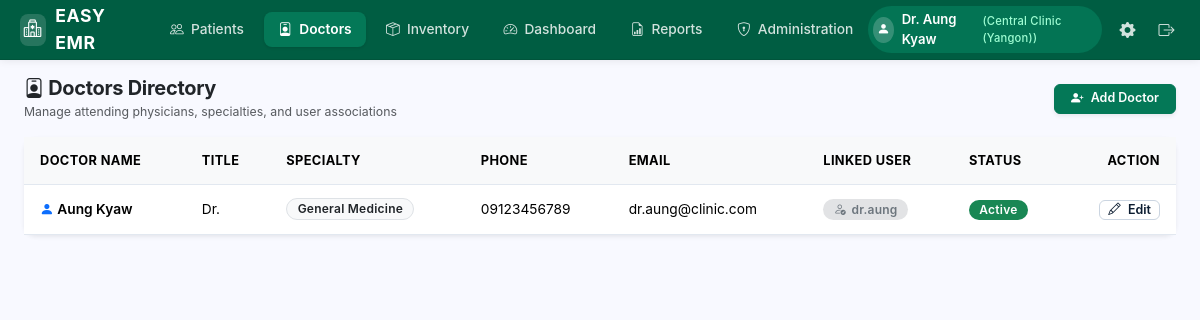
/doctors (signed in), run on the app's committed database.
### app/models.py (models this page shows, shortened)
class Account(db.Model):
    __tablename__ = 'accounts'
    id = db.Column(db.Integer, primary_key=True)
    phone_number = db.Column(db.String(32), unique=True, nullable=False, index=True)
    clinic_name = db.Column(db.String(128), nullable=False, default='Central Clinic')
    doctor_name = db.Column(db.String(128), nullable=False, default='Dr. Aung Kyaw')
    password_hash = db.Column(db.String(255), nullable=False)
    is_active = db.Column(db.Boolean, default=True, nullable=False)
    created_at = db.Column(db.DateTime, default=datetime.utcnow, nullable=False)
    updated_at = db.Column(db.DateTime, default=datetime.utcnow, onupdate=datetime.utcnow, nullable=False)
    def is_administrator(self):
        return True

class Doctor(db.Model):
    __tablename__ = 'doctors'
    id = db.Column(db.Integer, primary_key=True)
    user_id = db.Column(db.Integer, db.ForeignKey('users.id', ondelete='SET NULL'), nullable=True, unique=True)
    name = db.Column(db.String(128), nullable=False, index=True)
    title = db.Column(db.String(64), nullable=True)  # e.g., Dr., Consultant Physician
    specialty = db.Column(db.String(128), nullable=True)
    phone = db.Column(db.String(64), nullable=True)
    email = db.Column(db.String(128), nullable=True)
    is_active = db.Column(db.Boolean, default=True, nullable=False)
    created_at = db.Column(db.DateTime, default=datetime.utcnow, nullable=False)
    updated_at = db.Column(db.DateTime, default=datetime.utcnow, onupdate=datetime.utcnow, nullable=False)
    encounters = db.relationship('Encounter', backref='doctor', lazy='dynamic')
    appointments = db.relationship('Appointment', backref='doctor', lazy='dynamic')

class User(db.Model):
    __tablename__ = 'users'
    id = db.Column(db.Integer, primary_key=True)
    username = db.Column(db.String(64), unique=True, nullable=False, index=True)
    password_hash = db.Column(db.String(255), nullable=False)
    role = db.Column(db.String(32), nullable=False, default='RECEPTIONIST')  # ADMINISTRATOR, DOCTOR, RECEPTIONIST
    is_active = db.Column(db.Boolean, default=True, nullable=False)
    created_at = db.Column(db.DateTime, default=datetime.utcnow, nullable=False)
    updated_at = db.Column(db.DateTime, default=datetime.utcnow, onupdate=datetime.utcnow, nullable=False)
    doctor_profile = db.relationship('Doctor', backref='user', uselist=False, cascade='all, delete-orphan')

### app/routes.py (the view)
@doctors_bp.route('/doctors')
@login_required
def doctors_list():
    doctors = Doctor.query.order_by(Doctor.name.asc()).all()
    return render_template(
        'doctors/list.html',
        doctors=doctors,
        active_tab='doctors'
    )

### app/extensions.py (called while the page is built)
def init_csrf(app):
    @app.before_request
    def check_csrf():
        if not current_app.config.get('WTF_CSRF_ENABLED', True):
            return
        if request.method in ('POST', 'PUT', 'PATCH', 'DELETE'):
            token = request.form.get('csrf_token') or request.headers.get('X-CSRFToken')
            expected = session.get('_csrf_token')
            if not expected or not token or not secrets.compare_digest(token, expected):
                abort(400, description="Invalid or missing CSRF token.")
    @app.context_processor
    def inject_csrf():
        return dict(csrf_token=generate_csrf_token)

### app/helpers.py (called while the page is built)
def login_required(f):
    @wraps(f)
    def decorated_function(*args, **kwargs):
        if '_account_id' not in session and '_user_id' not in session:
            flash('Please log in to access this page.', 'warning')
            return redirect(url_for('auth.login', next=request.url))
        return f(*args, **kwargs)
    return decorated_function

def get_current_user():
    from flask import g, session
    sess_key = (session.get('_account_id'), session.get('_user_id'))
    if not any(sess_key):
        return None
    if getattr(g, '_current_user_sess_key', None) == sess_key and getattr(g, 'current_user', None) is not None:
        return g.current_user
    user = None
    if '_account_id' in session:
        from app.models import Account
        user = db.session.get(Account, session['_account_id'])
    elif '_user_id' in session:
        from app.models import User
        user = db.session.get(User, session['_user_id'])
    g._current_user_sess_key = sess_key
    g.current_user = user
    return user

### app/templates/doctors/list.html (shortened to what this page needs)
{% extends "base.html" %}
{% block content %}
<div class="d-flex justify-content-between align-items-center mb-3">
    <div>
        <h5 class="fw-bold mb-0 text-dark"><i class="bi bi-person-badge"></i> Doctors Directory</h5>
        <small class="text-muted">Manage attending physicians, specialties, and user associations</small>
    </div>
    {% if current_user.is_administrator() %}
    <a href="{{ url_for('doctors.new_doctor') }}" class="btn btn-primary btn-sm px-3 shadow-sm">
        <i class="bi bi-person-plus-fill"></i> Add Doctor
    </a>
    {% endif %}
</div>
<div class="card border-0 shadow-sm">
    <div class="table-responsive">
        <table class="table table-hover align-middle mb-0" style="font-size: 0.9rem;">
            <thead class="table-light">
                <tr>
                    <th>Doctor Name</th>
                    <th>Title</th>
                    <th>Specialty</th>
                    <th>Phone</th>
                    <th>Email</th>
                    <th>Linked User</th>
                    <th>Status</th>
                    {% if current_user.is_administrator() %}
                    <th class="text-end">Action</th>
                    {% endif %}
                </tr>
            </thead>
            <tbody>
                {% if doctors %}
                    {% for doc in doctors %}
                    <tr>
                        <td class="fw-semibold">
                            <i class="bi bi-person-fill text-primary"></i> {{ doc.name }}
                        </td>
                        <td>{{ doc.title or '—' }}</td>
                        <td><span class="badge bg-light text-dark border">{{ doc.specialty or 'General Practice' }}</span></td>
                        <td>{{ doc.phone or '—' }}</td>
                        <td>{{ doc.email or '—' }}</td>
                        <td>
                            {% if doc.user %}
                                <span class="badge bg-secondary-subtle text-secondary"><i class="bi bi-person-check"></i> {{ doc.user.username }}</span>
                            {% else %}
                                <span class="text-muted small">None</span>
                            {% endif %}
                        </td>
                        <td>
                            <span class="badge {% if doc.is_active %}bg-success{% else %}bg-danger{% endif %}">
                                {{ 'Active' if doc.is_active else 'Inactive' }}
                            </span>
                        </td>
                        {% if current_user.is_administrator() %}
                        <td class="text-end">
                            <a href="{{ url_for('doctors.edit_doctor', doctor_id=doc.id) }}" class="btn btn-outline-secondary btn-sm py-0 px-2">
                                <i class="bi bi-pencil"></i> Edit
                            </a>
                        </td>
                        {% endif %}
                    </tr>
                    {% endfor %}
                {% else %}
                    <tr>
                        <td colspan="8" class="text-center py-4 text-muted">
                            No doctors registered yet.
                        </td>
                    </tr>
                {% endif %}
            </tbody>
        </table>
    </div>
</div>
{% endblock %}

### app/templates/base.html (shortened to what this page needs)
<!DOCTYPE html>
<html lang="en">
<head>
    <link rel="stylesheet" href="https://cdn.jsdelivr.net/npm/bootstrap@5.3.3/dist/css/bootstrap.min.css">
    <link rel="stylesheet" href="https://cdn.jsdelivr.net/npm/bootstrap-icons@1.11.3/font/bootstrap-icons.min.css">
    <link rel="stylesheet" href="{{ url_for('static', filename='css/custom.css') }}?v=3.0">
</head>
<body>
    {% if current_user %}
    <nav class="clinic-navbar">
        <a href="{{ url_for('patients.patients_list') }}" class="clinic-brand">
            <span class="clinic-brand-icon"><i class="bi bi-hospital"></i></span>
            <span>EASY EMR</span>
        </a>
        <ul class="clinic-nav-tabs">
            <li>
                <a href="{{ url_for('patients.patients_list') }}" class="clinic-nav-link {% if active_tab == 'patients' %}active{% endif %}">
                    <i class="bi bi-people"></i> Patients
                </a>
            </li>
            <li>
                <a href="{{ url_for('doctors.doctors_list') }}" class="clinic-nav-link {% if active_tab == 'doctors' %}active{% endif %}">
                    <i class="bi bi-person-badge"></i> Doctors
                </a>
            </li>
            <li>
                <a href="{{ url_for('inventory.inventory_list') }}" class="clinic-nav-link {% if active_tab == 'inventory' %}active{% endif %}">
                    <i class="bi bi-box-seam"></i> Inventory
                </a>
            </li>
            <li>
                <a href="{{ url_for('dashboard.index') }}" class="clinic-nav-link {% if active_tab == 'dashboard' %}active{% endif %}">
                    <i class="bi bi-speedometer2"></i> Dashboard
                </a>
            </li>
            <li>
                <a href="{{ url_for('reports.index') }}" class="clinic-nav-link {% if active_tab == 'reports' %}active{% endif %}">
                    <i class="bi bi-file-earmark-bar-graph"></i> Reports
                </a>
            </li>
            {% if current_user.is_administrator() %}
            <li>
                <a href="{{ url_for('administration.users_list') }}" class="clinic-nav-link {% if active_tab == 'administration' %}active{% endif %}">
                    <i class="bi bi-shield-lock"></i> Administration
                </a>
            </li>
            {% endif %}
        </ul>
        <div class="clinic-nav-right">
            <div class="user-profile-pill">
                <span class="user-avatar-circle"><i class="bi bi-person-fill"></i></span>
                <span>{{ current_user.doctor_name if current_user.doctor_name else current_user.username }}</span>
                <span class="user-role-badge">({{ current_user.clinic_name if current_user.clinic_name else (current_user.phone_number or current_user.role) }})</span>
            </div>
            {% if current_user.is_administrator() %}
            <a href="{{ url_for('settings.index') }}" class="settings-gear-btn {% if active_tab == 'settings' %}active{% endif %}" title="Global Settings">
                <i class="bi bi-gear-fill"></i>
            </a>
            {% endif %}
            <a href="{{ url_for('auth.logout') }}" class="logout-btn" title="Logout" data-turbo="false" data-no-instant>
                <i class="bi bi-box-arrow-right"></i>
            </a>
        </div>
    </nav>
    {% endif %}
    <main class="container-fluid py-3 px-4">
        {% block content %}{% endblock %}
    </main>
</body>
</html>

### data on the page
Account: doctor_name "Dr. Aung Kyaw", clinic_name "Central Clinic (Yangon)"
Doctor: name "Aung Kyaw", title "Dr.", specialty "General Medicine", phone "09123456789", email "dr.aung@clinic.com", user.username "dr.aung", is_active "Active"
